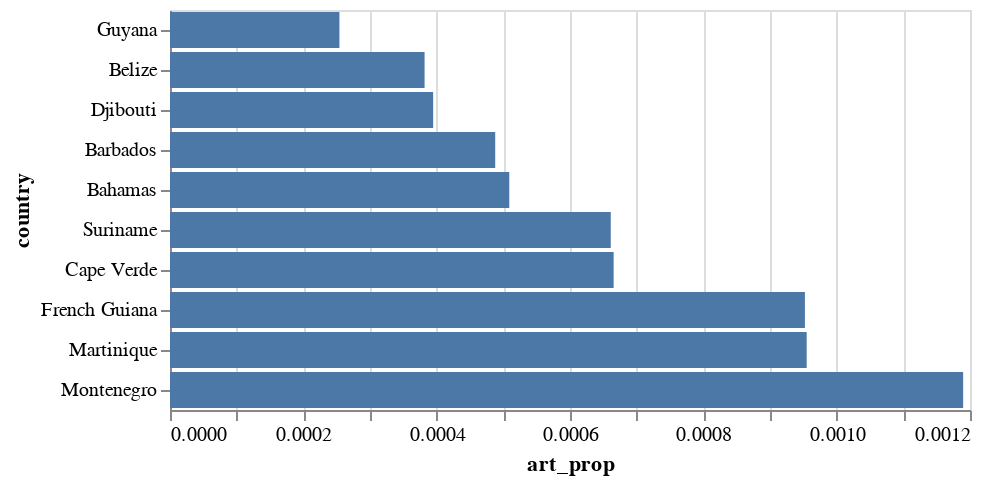

This figure's notebook cell:
### Markdown cell above
2. **Bottom 10 countries by coverage**<br>10 lowest-ranked countries in terms of number of politician articles as a proportion of country population

### Code cell
alt.Chart(pop_artc_propotion_df.sort_values(by=['art_prop'], ascending=True)[:10] ).mark_bar().encode(
    y = alt.Y('country:N', sort='x'),
    x = alt.X('art_prop:Q')
)

### Figure 1 — Vega-Lite specification as saved in the notebook (floating-point values rounded to 4 significant figures)
{"config": {"view": {"continuousWidth": 400, "continuousHeight": 300}}, "data": {"name": "data-05042d7fe04cbfd11acb1fac346cbb13"}, "mark": "bar", "encoding": {"x": {"type": "quantitative", "field": "art_prop"}, "y": {"type": "nominal", "field": "country", "sort": "x"}}, "$schema": "https://vega.github.io/schema/vega-lite/v4.8.1.json", "datasets": {"data-05042d7fe04cbfd11acb1fac346cbb13": [{"country": "Guyana", "art_prop": 0.0002541}, {"country": "Belize", "art_prop": 0.0003819}, {"country": "Djibouti", "art_prop": 0.0003947}, {"country": "Barbados", "art_prop": 0.0004878}, {"country": "Bahamas", "art_prop": 0.0005089}, {"country": "Suriname", "art_prop": 0.0006612}, {"country": "Cape Verde", "art_prop": 0.0006655}, {"country": "French Guiana", "art_prop": 0.0009524}, {"country": "Martinique", "art_prop": 0.0009551}, {"country": "Montenegro", "art_prop": 0.00119}]}}
